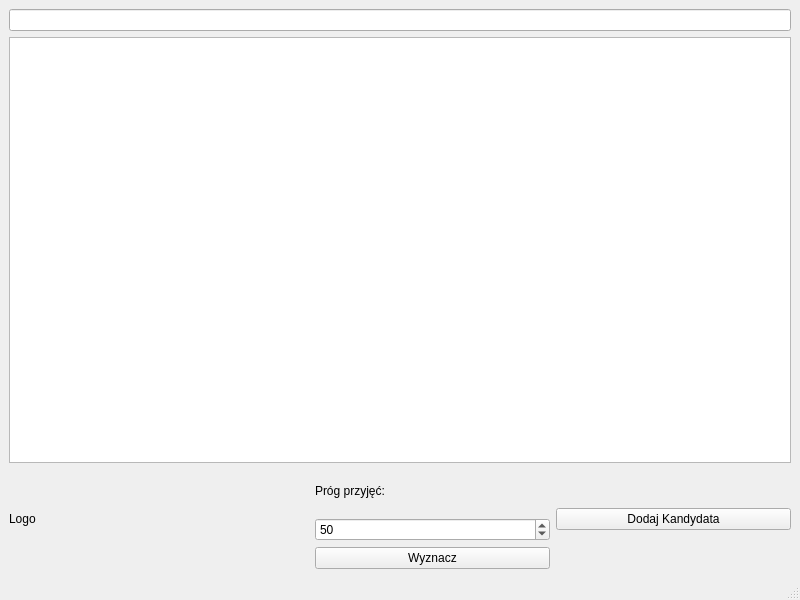
<?xml version="1.0" encoding="UTF-8"?>
<ui version="4.0">
 <class>MainWindow</class>
 <widget class="QMainWindow" name="MainWindow">
  <property name="geometry">
   <rect>
    <x>0</x>
    <y>0</y>
    <width>800</width>
    <height>600</height>
   </rect>
  </property>
  <property name="windowTitle">
   <string>MainWindow</string>
  </property>
  <widget class="QWidget" name="centralwidget">
   <layout class="QGridLayout" name="gridLayout">
    <item row="1" column="0">
     <layout class="QVBoxLayout" name="verticalLayout_2">
      <item>
       <widget class="QTableWidget" name="tableWidget"/>
      </item>
      <item>
       <layout class="QHBoxLayout" name="horizontalLayout" stretch="3,3,3">
        <item>
         <widget class="QLabel" name="logo">
          <property name="minimumSize">
           <size>
            <width>300</width>
            <height>100</height>
           </size>
          </property>
          <property name="text">
           <string>Logo</string>
          </property>
         </widget>
        </item>
        <item>
         <layout class="QVBoxLayout" name="verticalLayout">
          <item>
           <widget class="QLabel" name="label">
            <property name="text">
             <string>Próg przyjęć:</string>
            </property>
           </widget>
          </item>
          <item>
           <widget class="QSpinBox" name="ProgPrzyjec">
            <property name="minimum">
             <number>10</number>
            </property>
            <property name="maximum">
             <number>100</number>
            </property>
            <property name="value">
             <number>50</number>
            </property>
           </widget>
          </item>
          <item>
           <widget class="QPushButton" name="pushButton">
            <property name="text">
             <string>Wyznacz</string>
            </property>
           </widget>
          </item>
         </layout>
        </item>
        <item>
         <widget class="QPushButton" name="pushButton_2">
          <property name="minimumSize">
           <size>
            <width>200</width>
            <height>0</height>
           </size>
          </property>
          <property name="text">
           <string>Dodaj Kandydata</string>
          </property>
         </widget>
        </item>
       </layout>
      </item>
     </layout>
    </item>
    <item row="0" column="0">
     <widget class="QLineEdit" name="lineEdit">
      <property name="enabled">
       <bool>true</bool>
      </property>
     </widget>
    </item>
   </layout>
  </widget>
  <widget class="QMenuBar" name="menubar">
   <property name="geometry">
    <rect>
     <x>0</x>
     <y>0</y>
     <width>800</width>
     <height>21</height>
    </rect>
   </property>
  </widget>
  <widget class="QStatusBar" name="statusbar"/>
 </widget>
 <resources/>
 <connections/>
</ui>
